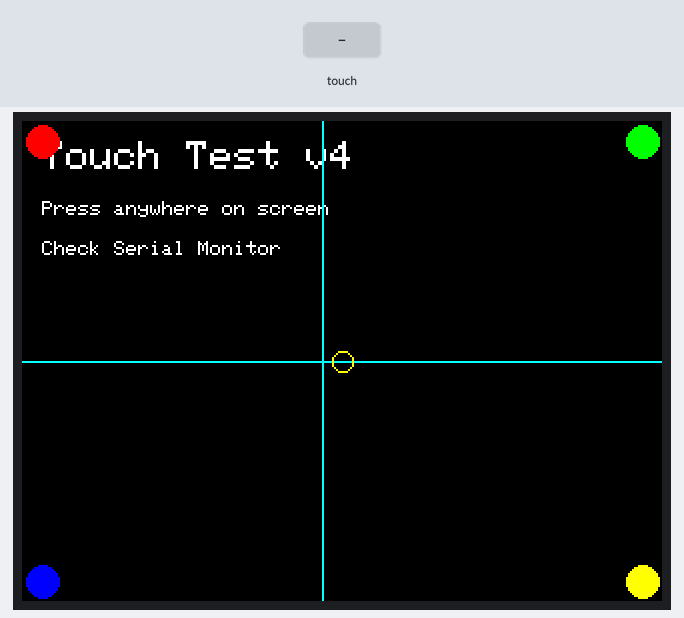
Bench run of a sketch on a simulated ESP32. On the bench: 320×240 colour display. The inputs (shaded band) are chosen by the test bench. What the sketch prints to the serial monitor is not drawn.

Above: at 1.9 s.
2.0 s: touch panel pressed at 13 % / 10 % of its raw x / y range
At 3.2 s:
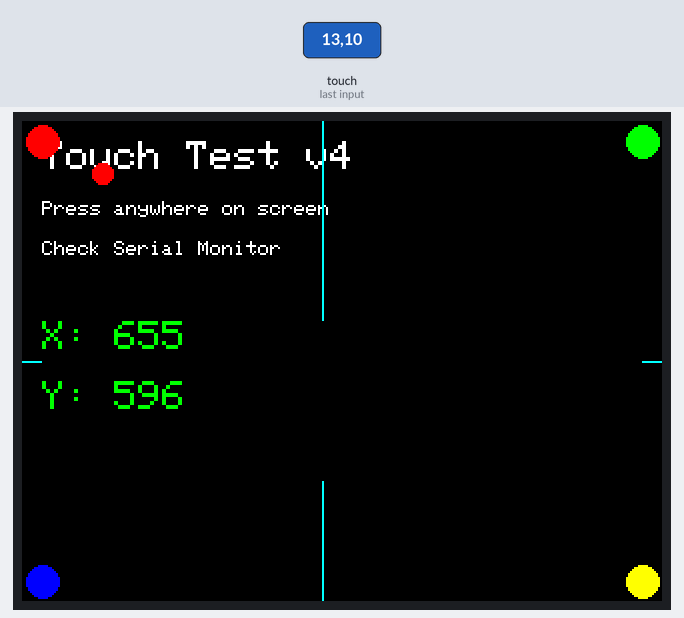
3.5 s: touch panel pressed at 38 % / 10 % of its raw x / y range
At 4.1 s:
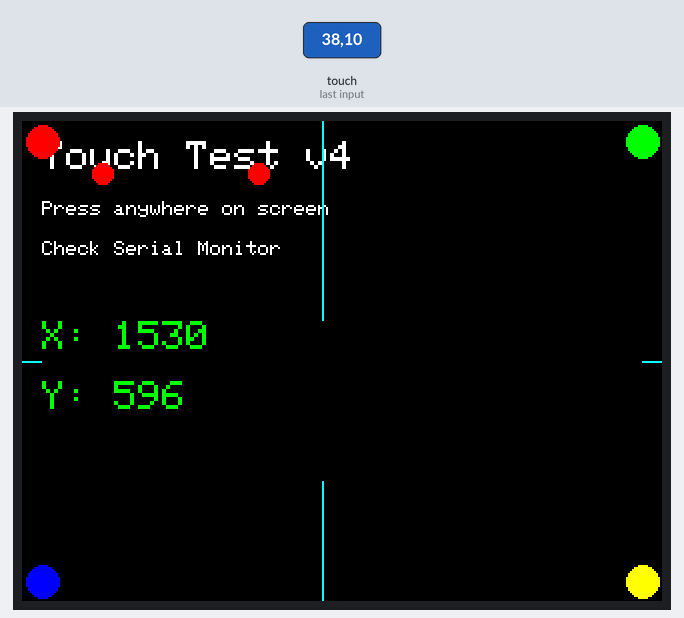
Timing chart, 0 to 6.5 s (numbered marks = the images above; inputs shaded):
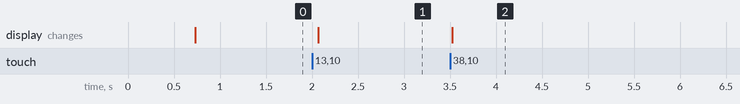

Measured:
- after the input at 2.0 s, the display: changes after 0.07 s (image 1)
- after the input at 3.5 s, the display: changes at once (image 2)

The sketch:

sketch_touch_test.ino
```cpp
/*
 * Touch Test — CYD-2432S028
 * ใช้ TFT_eSPI + XPT2046_Touchscreen
 */

#include <SPI.h>
#include <TFT_eSPI.h>
#include <XPT2046_Touchscreen.h>

#define TOUCH_CS   33
#define TOUCH_IRQ  36

TFT_eSPI tft = TFT_eSPI();
XPT2046_Touchscreen touch(TOUCH_CS, TOUCH_IRQ);

void setup() {
    Serial.begin(115200);
    delay(500);

    Serial.println("\n=== Touch Test v4 ===");

    // TFT Init
    tft.init();
    tft.setRotation(1);
    tft.fillScreen(TFT_BLACK);

    // Touch Init
    touch.begin();
    touch.setRotation(1);

    tft.setTextColor(TFT_WHITE);
    tft.setTextSize(2);
    tft.setCursor(10, 10);
    tft.print("Touch Test v4");

    tft.setTextSize(1);
    tft.setCursor(10, 40);
    tft.print("Press anywhere on screen");
    tft.setCursor(10, 60);
    tft.print("Check Serial Monitor");

    tft.drawLine(150, 0, 150, 240, TFT_CYAN);
    tft.drawLine(0, 120, 320, 120, TFT_CYAN);
    tft.drawCircle(160, 120, 5, TFT_YELLOW);

    tft.fillCircle(10, 10, 8, TFT_RED);
    tft.fillCircle(310, 10, 8, TFT_GREEN);
    tft.fillCircle(10, 230, 8, TFT_BLUE);
    tft.fillCircle(310, 230, 8, TFT_YELLOW);

    Serial.println("Touch the screen...");
}

void loop() {
    if (touch.touched()) {
        TS_Point p = touch.getPoint();

        Serial.print("Raw X=");
        Serial.print(p.x);
        Serial.print(" Y=");
        Serial.print(p.y);
        Serial.print(" Z=");
        Serial.println(p.z);

        tft.fillRect(10, 100, 300, 80, TFT_BLACK);
        tft.setTextSize(2);
        tft.setTextColor(TFT_GREEN);
        tft.setCursor(10, 100);
        tft.print("X: ");
        tft.print(p.x);
        tft.setCursor(10, 130);
        tft.print("Y: ");
        tft.print(p.y);

        int screenX = map(p.x, 200, 3800, 0, 320);
        int screenY = map(p.y, 200, 3800, 0, 240);
        tft.fillCircle(screenX, screenY, 5, TFT_RED);
    }

    delay(50);
}
```
